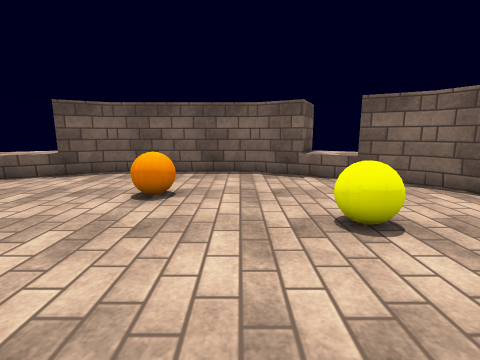
view 1 (above)

14 first-person views from a walk through a scene from a Unity 3-D project. The camera is 1.4 m above the floor, tilts 10° down and sees 85° across. The floor is counted in squares, 1 m on a side. Each view is taken from the middle of a square. On the plan, view 1 faces up. The plan holds only what a view shows up to about 13 squares ahead; the rest is blank. The player character is not drawn. Surface patterns are stand-ins for the level's own textures.

view 2
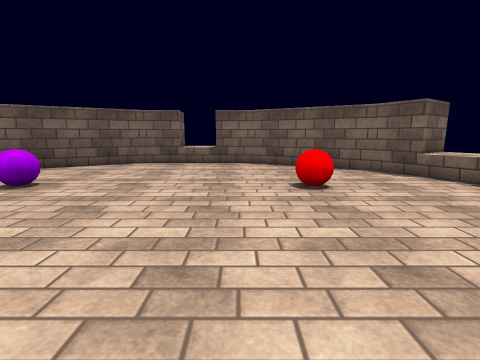

view 3
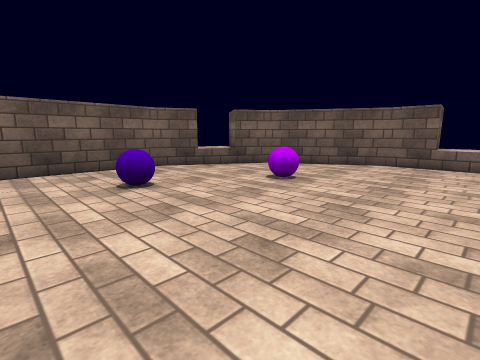

view 4
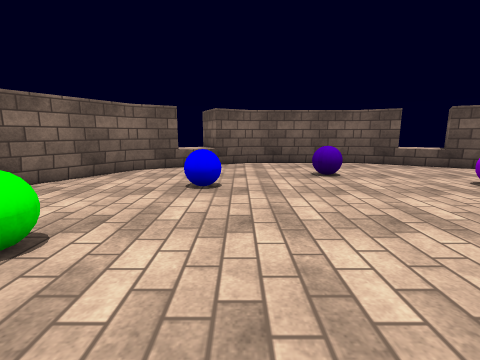

view 5
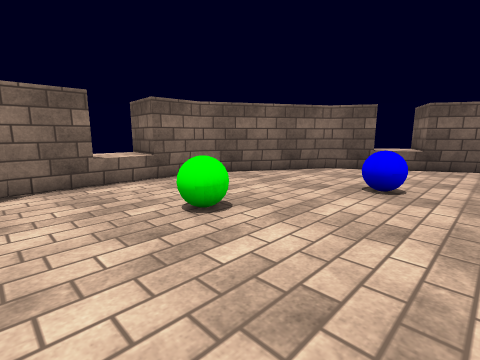

view 6
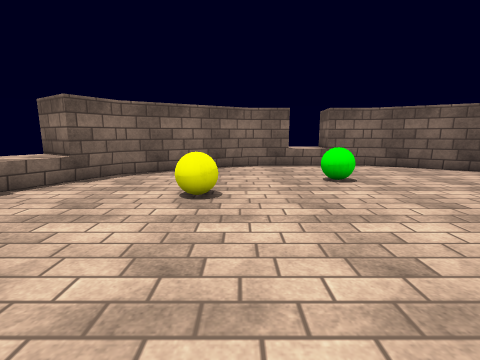

view 7
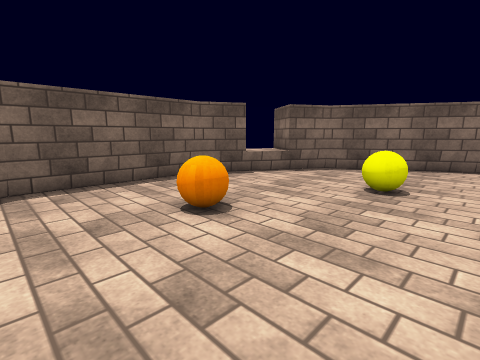

view 8
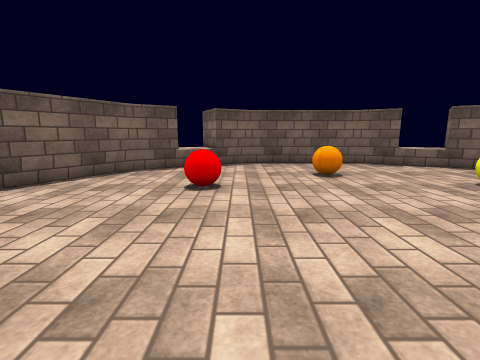

view 9
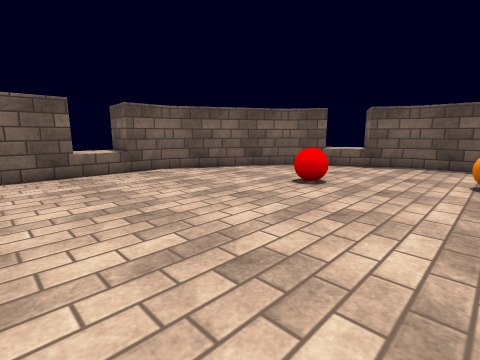

view 10
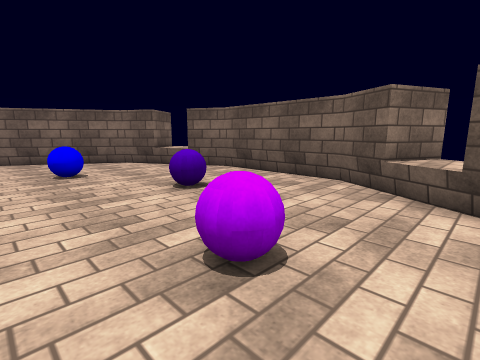

view 11
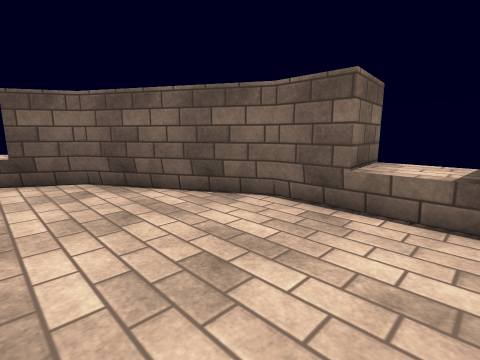

view 12
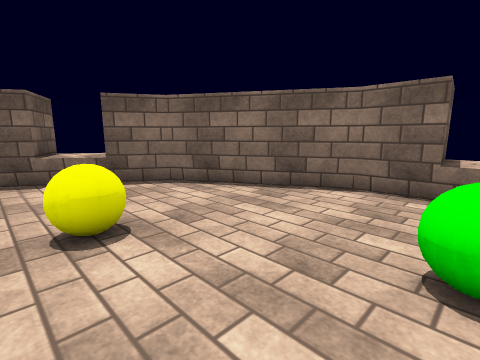

view 13
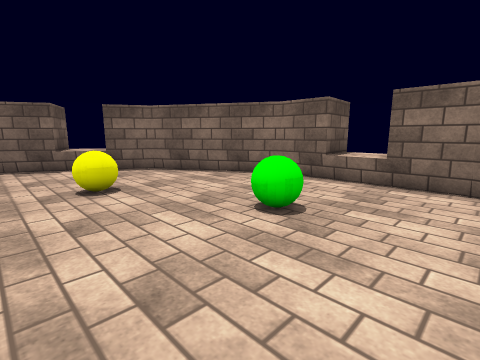

view 14
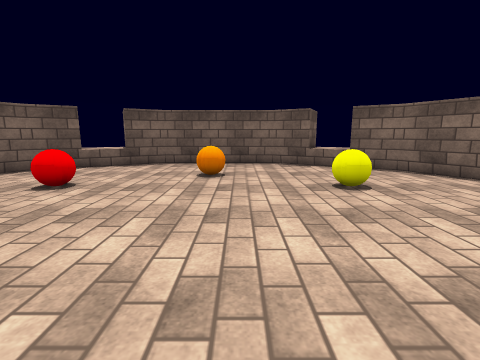

### Floor plan
Key: @ floor where view 1 was taken; # wall or solid block; . floor; = window, fence, low wall or low ledge; ^ raised ledge; B orange ball; A ball; R red ball; P purple ball; G green ball; L blue ball.
Columns run from 14 left of view 1 to 10 right of it. Each row starts with its distance up from view 1.
 11                  #
 10      =^^#########^^=
  9      #^^#.......#^^#
  8      ##^.........^##
  7     ##.............##
  6     #.......B.......#
  5    ##...............##
  4   ##....R.......A....##
  3   #...................#
  2   #...................#
  1 ###...................###
  0  ^^...........@...G...^^
 -1 ###...................###
 -2   #...................#
 -3   #...................#
 -4   ##....P.......L....##
 -5    ##...............##
 -6     #.......P.......#
 -7     ##.............##
 -8      ##^.........^##
 -9       ^^#.......#^^
-10        ^#########^
-11        #         #

Positions as (right, up) in squares from view 1, and headings:
1: (0, 0), facing up
2: (1, 2), facing left
3: (1, 1), facing down-left
4: (1, 3), facing down
5: (0, 3), facing down-right
6: (-4, 3), facing right
7: (-5, 2), facing up-right
8: (-5, -3), facing up
9: (-2, -3), facing up-left
10: (-8, -2), facing down-right
11: (-7, 1), facing down-left
12: (1, 0), facing up-right
13: (0, -3), facing up-right
14: (-1, -3), facing up
